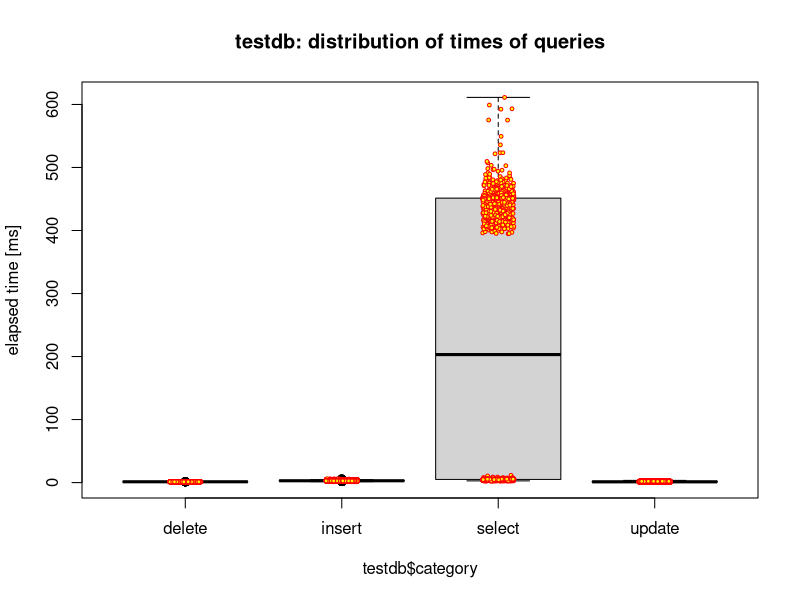
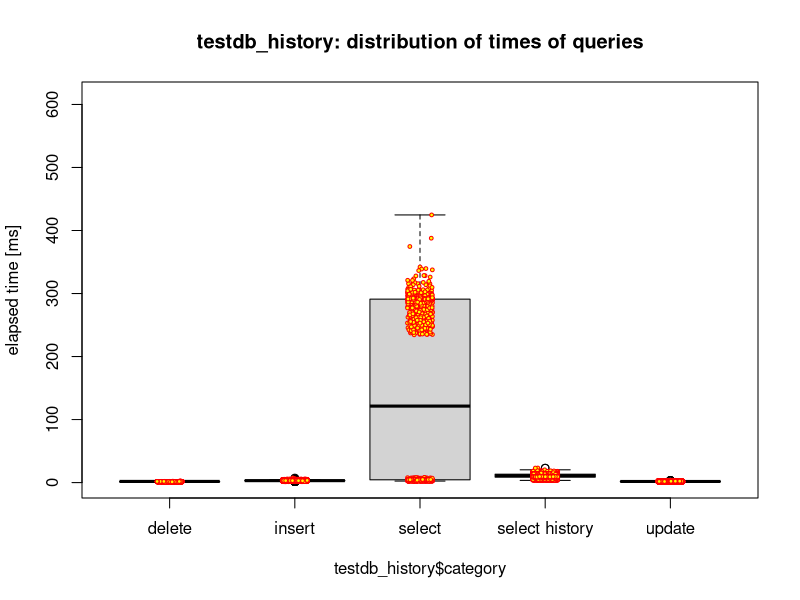
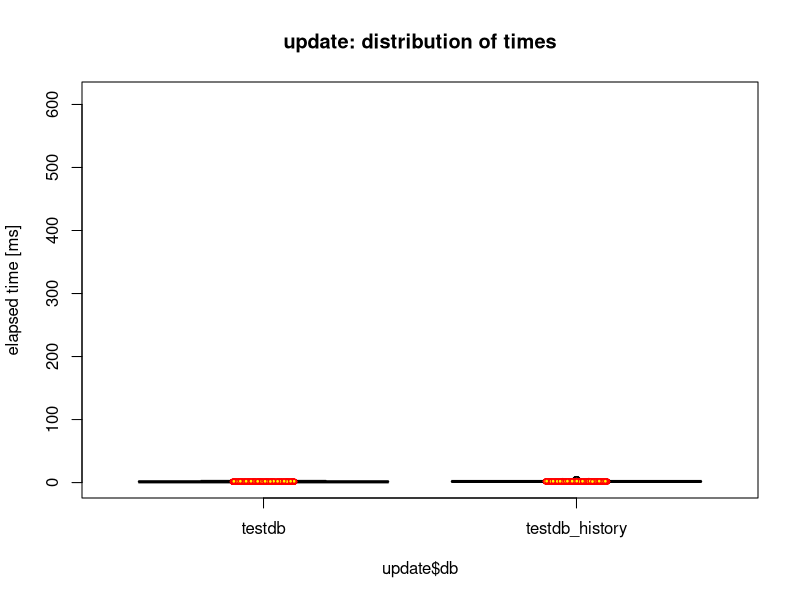
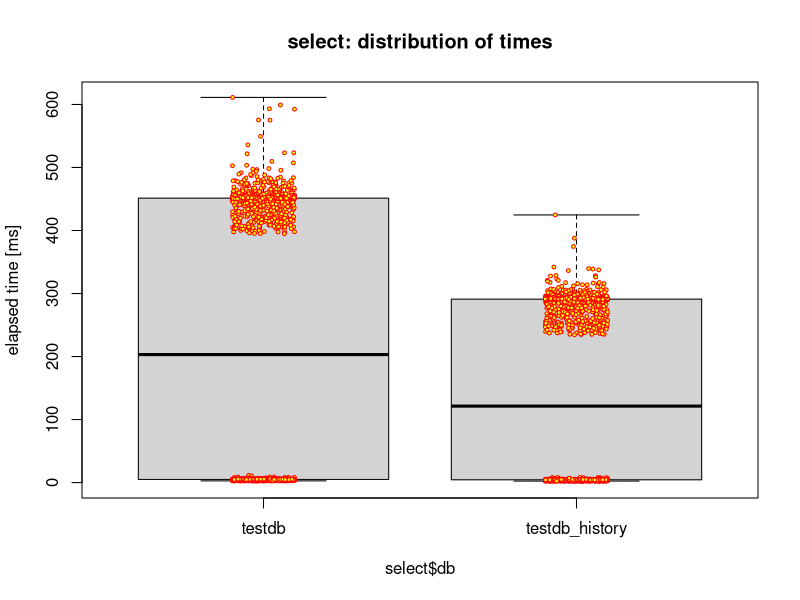
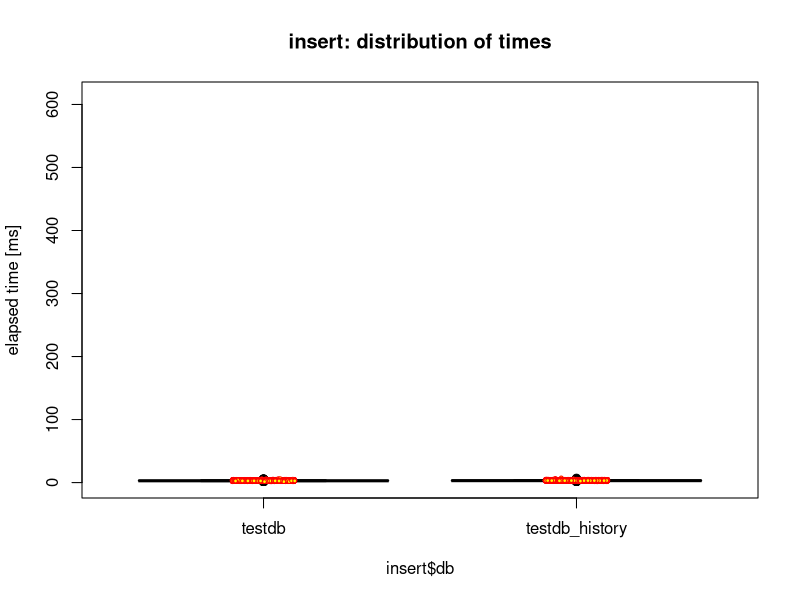
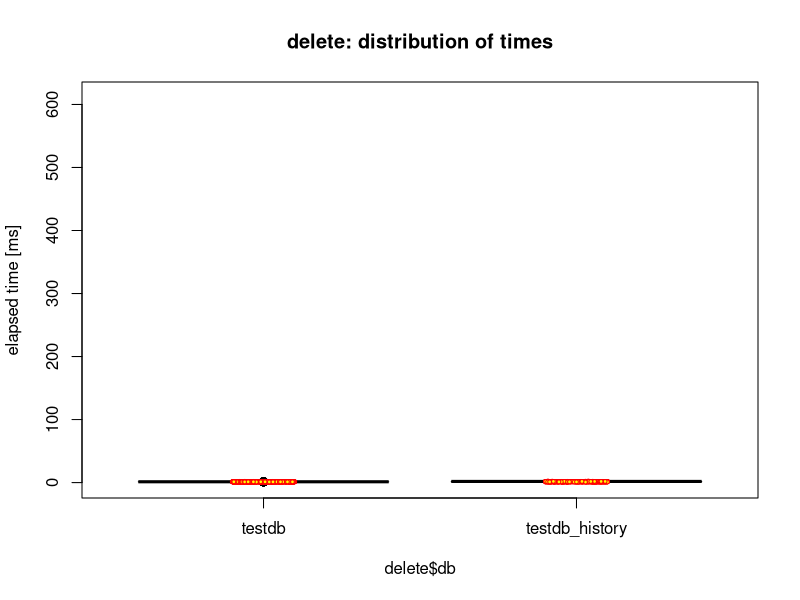
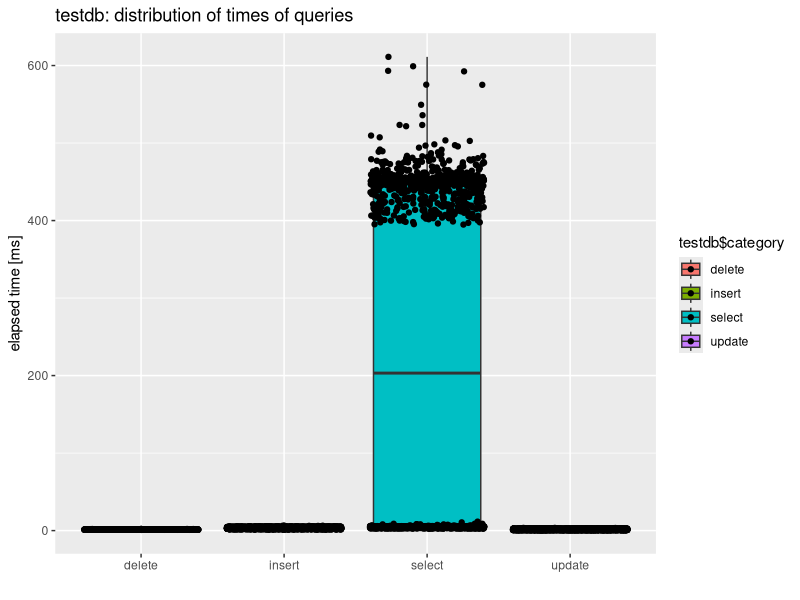
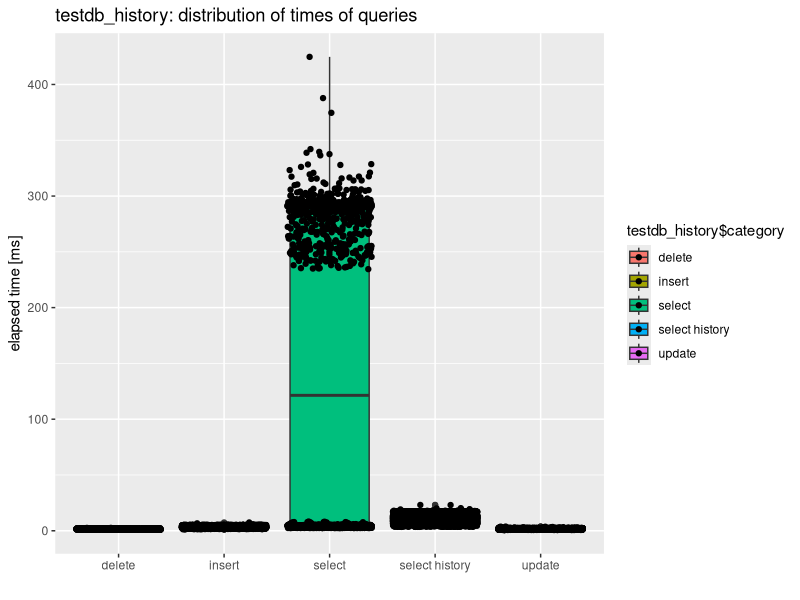

The R source for these figures, in order:
library("ggplot2")
setwd("C:/Users/windows_sucks/temporal_databases/testdb_tests/testdb_test_results")

test <- read.csv (file = "test_results_1000.csv", header = FALSE, sep = ",", dec = ".")
str(test)
table <- data.frame (db=test$V1, category=test$V2, query=test$V3, iteration=test$V4, time=test$V5)
table
table$category[ grepl("ts_", table$query) ] <- "select"

# by db
testdb <- table[table$db == "testdb", ]
mean (testdb$time)
testdb_history <- table[table$db == "testdb_history", ]
mean (testdb_history$time)
# without select history
testdb_history_exclude_select_history <- testdb_history[ testdb_history$category != "select history", ]
mean (testdb_history_exclude_select_history$time)

# by select
testdb_select <- testdb[testdb$category == "select", ]
mean (testdb_select$time)
testdb_history_select <- testdb_history[ testdb_history$category == "select", ]
mean (testdb_history_select$time)

select <- table[ table$category == "select", ]
# by select history
testdb_history_select_history <- testdb_history[ testdb_history$category == "select history", ]
mean (testdb_history_select_history$time)
# by insert
testdb_insert <- testdb[testdb$category == "insert", ]
mean (testdb_insert$time)
testdb_history_insert <- testdb_history[testdb_history$category == "insert", ]
mean (testdb_history_insert$time)

insert <- table[table$category == "insert", ]
# by update
testdb_update <- testdb[testdb$category == "update", ]
mean (testdb_update$time)
testdb_history_update <- testdb_history[testdb_history$category == "update", ]
mean (testdb_history_update$time)

update <- table[table$category == "update", ]
# by delete
testdb_delete <- testdb[testdb$category == "delete", ]
mean (testdb_delete$time)
testdb_history_delete <- testdb_history[testdb_history$category == "delete", ]
mean (testdb_history_delete$time)

delete <- table[table$category == "delete", ]
# nrow() je rovnaky

# rozpyl a smerodatna odchylka
rozptyl <- mean (testdb$time^2) - mean (testdb$time)^2
rozptyl
rozptyl_history <- mean (testdb_history$time^2) - mean (testdb_history$time)^2
rozptyl_history
smerodatna_odchylka <- sqrt (rozptyl)
smerodatna_odchylka
smerodatna_odchylka_history <- sqrt (rozptyl_history)
smerodatna_odchylka_history
#median
median(testdb$time)
median(testdb_history$time)


# elapsed time over query categories
boxplot(testdb$time ~ testdb$category, ylab='elapsed time [ms]', ylim = c(0, max(table$time)), main = "testdb: distribution of times of queries")
stripchart (testdb$time ~ testdb$category, vertical = TRUE, method = "jitter", pch = 21, col = "red", bg = "yellow", cex = 0.5, add = TRUE)

boxplot(testdb_history$time ~ testdb_history$category, ylab='elapsed time [ms]', ylim = c(0, max(table$time)), main = "testdb_history: distribution of times of queries")
stripchart (testdb_history$time ~ testdb_history$category, vertical = TRUE, method = "jitter", pch = 21, col = "red", bg = "yellow", cex = 0.5, add = TRUE)

# elapsed time over updates
boxplot(update$time ~ update$db, ylab='elapsed time [ms]', ylim = c(0, max(table$time)), main = "update: distribution of times")
stripchart (update$time ~ update$db, vertical = TRUE, method = "jitter", pch = 21, col = "red", bg = "yellow", cex = 0.5, add = TRUE)

# elapsed time over selects
boxplot(select$time ~ select$db, ylab='elapsed time [ms]', ylim = c(0, max(table$time)), main = "select: distribution of times")
stripchart (select$time ~ select$db, vertical = TRUE, method = "jitter", pch = 21, col = "red", bg = "yellow", cex = 0.5, add = TRUE)

# elapsed time over inserts
boxplot(insert$time ~ insert$db, ylab='elapsed time [ms]', ylim = c(0, max(table$time)), main = "insert: distribution of times")
stripchart (insert$time ~ insert$db, vertical = TRUE, method = "jitter", pch = 21, col = "red", bg = "yellow", cex = 0.5, add = TRUE)

# elapsed time over deletes
boxplot(delete$time ~ delete$db, ylab='elapsed time [ms]', ylim = c(0, max(table$time)), main = "delete: distribution of times")
stripchart (delete$time ~ delete$db, vertical = TRUE, method = "jitter", pch = 21, col = "red", bg = "yellow", cex = 0.5, add = TRUE)

########################################################################################################
# krajsie boxploty
qplot(testdb$category, testdb$time, data=testdb, geom=c("boxplot", "jitter"), 
      fill=testdb$category, main="testdb: distribution of times of queries",
      xlab="", ylab="elapsed time [ms]")

qplot(testdb_history$category, testdb_history$time, data=testdb_history, geom=c("boxplot", "jitter"), 
      fill=testdb_history$category, main="testdb_history: distribution of times of queries",
      xlab="", ylab="elapsed time [ms]")

# elapsed time over updates
qplot(update$db, update$time, data = update, ylab='elapsed time [ms]', main = "update: distribution of times", 
      geom=c("boxplot", "jitter"), fill=update$db)

# elapsed time over selects
qplot(select$db, select$time, data = select, ylab='elapsed time [ms]', main = "select: distribution of times", 
      geom=c("boxplot", "jitter"), fill=select$db)

# elapsed time over inserts
qplot(insert$db, insert$time, data = insert, ylab='elapsed time [ms]', main = "insert: distribution of times", 
      geom=c("boxplot", "jitter"), fill=insert$db)

# elapsed time over deletes
qplot(delete$db, delete$time, data = delete, ylab='elapsed time [ms]', main = "delete: distribution of times", 
      geom=c("boxplot", "jitter"), fill=delete$db)


# farebne histogramy

ggplot(data=testdb, aes(testdb$time)) + 
  geom_histogram( breaks=seq(min(table$time), max(table$time), by =0.5), 
                 col="red", 
                 aes(fill=..count..)) +
  scale_fill_gradient("Count", low = "green", high = "red")

ggplot(data=testdb_history, aes(testdb_history$time)) + 
  geom_histogram( breaks=seq(min(table$time), max(table$time), by =0.5), 
                  col="red", 
                  aes(fill=..count..)) +
  scale_fill_gradient("Count", low = "green", high = "red")

ggplot(data=testdb_history_exclude_select_history, aes(testdb_history_exclude_select_history$time)) + 
  geom_histogram( breaks=seq(min(table$time), max(table$time), by =0.5), 
                  col="red", 
                  aes(fill=..count..)) +
  scale_fill_gradient("Count", low = "green", high = "red")

# histogramy s rovnakou y osou
n <- 3000

ggplot(data=testdb, aes(testdb$time)) + 
  geom_histogram(breaks=seq(min(table$time), max(table$time), by = 0.5), 
                 col="red", 
                 aes(fill=..count..), 
                 alpha = 1) + 
  scale_fill_gradient("Count", low = "green", high = "red") +
  labs(title="Histogram for testdb") +
  labs(x="time", y="Count") + 
  xlim(c(0,max(table$time))) +
  ylim(c(0,n))

ggplot(data=testdb_history, aes(testdb_history$time)) + 
  geom_histogram(breaks=seq(min(table$time), max(table$time), by = 0.5), 
                 col="red", 
                 aes(fill=..count..), 
                 alpha = 1) + 
  scale_fill_gradient("Count", low = "green", high = "red") +
  labs(title="Histogram for testdb_history") +
  labs(x="time", y="Count") + 
  xlim(c(0,max(table$time))) +
  ylim(c(0,n))

ggplot(data=testdb_history_exclude_select_history, aes(testdb_history_exclude_select_history$time)) + 
  geom_histogram(breaks=seq(min(table$time), max(table$time), by = 0.5), 
                 col="red", 
                 aes(fill=..count..), 
                 alpha = 1) + 
  scale_fill_gradient("Count", low = "green", high = "red") +
  labs(title="Histogram for testdb_history excluding qieries: select history") +
  labs(x="time", y="Count") + 
  xlim(c(0,max(table$time))) +
  ylim(c(0,n))

